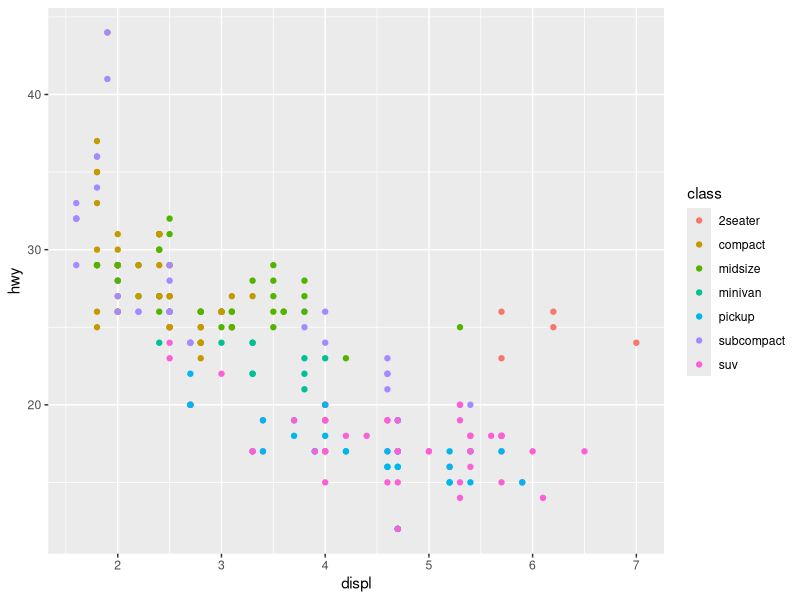

The R source for this figure:
# exercises for the life coding session
library(tidyverse)


# Aesthetics --------------------------------------------------------------

# In our first example, we mapped class to the color aesthetic, 
# but we could have mapped class to the size aesthetic in the same way. 
# In this case, the exact size of each point would reveal its class affiliation. 
# Try to map class to the size aesthetic. Is it a good idea?
###
ggplot(data = mpg) + 
  geom_point(mapping = aes(x = displ, y = hwy, colour = class))
###

# Or you could have mapped class to the alpha aesthetic, 
# which controls the transparency of the points, 
# or to the shape aesthetic, which controls the shape of the points. Try both. What 
# happens to the symbol for SUVs?
###

###

# What happens when you map a level to an aesthetic outsid of aes()?
###

###

